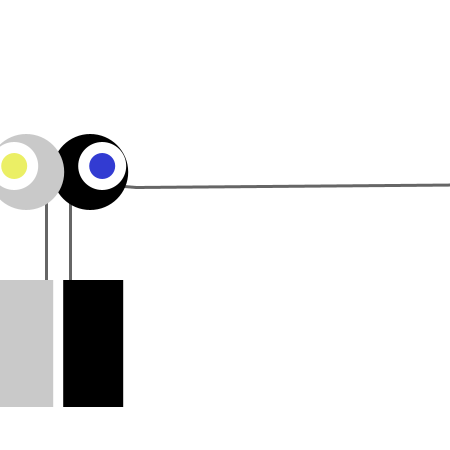
Frame 1 (no input)
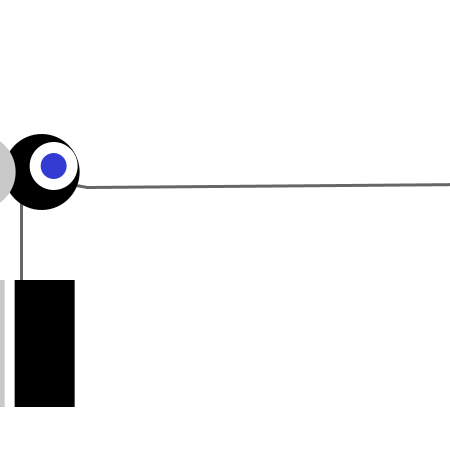
Frame 60 (the mouse pressed at the canvas centre just before this capture)
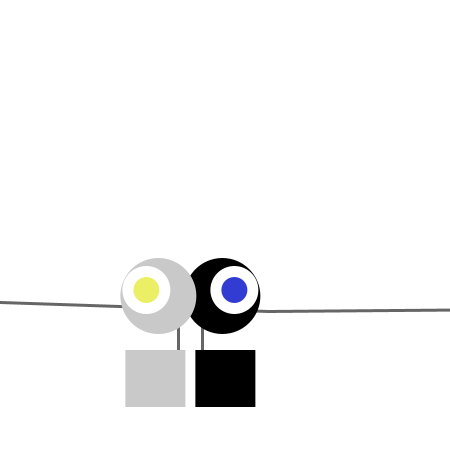
Frame 120 (the mouse held since frame 60 and released just before this capture)

The Processing sketch that drew these frames (run headless with seeded random() and noise(); from frame 60 on, the mouse is pressed at the canvas centre):

// Processing sketch: processing_13129
// ── processing_13129.pde

//THE TWINS

float x = 60; 
float y = 440; 
int radius = 38; 
int bodyHeight = 150; 
int neckHeight = 80; 
float easing = 0.03;
void setup() {
size(450, 450);
smooth();
strokeWeight(3);
ellipseMode(RADIUS);


}
void draw() {
int targetX = mouseX;
x += (targetX - x) * easing;
if (mousePressed) {
neckHeight = 16;
bodyHeight = 90;
} else {
neckHeight = 70;
bodyHeight = 160;
}
float ny = y - bodyHeight - neckHeight - radius;
background(255);


// cuellos
stroke(102);
fill(193, 0, 0);
line(x+12, y-bodyHeight, x+12, ny);
fill(255, 0, 0);
line(x-12, y-bodyHeight, x-12, ny);


// brazos
fill(193, 193, 193);
line(x+1999, ny, x+78, ny+15);
fill(255, 0, 0);
line(-x+12, ny, x+78, ny+15);


// cuerpos
noStroke();
fill(201, 201, 201);
rect(x-65, y-bodyHeight, 60, bodyHeight-33);
fill(0);
rect(x+5, y-bodyHeight, 60, bodyHeight-33);


// cabezas
fill(0);
ellipse(x+32, ny, radius, radius);
fill(255);
ellipse(x+44, ny-6, 24, 24);
fill(50, 59, 210);
ellipse(x+44, ny-6, 13, 13);

fill(201, 201, 201);
ellipse(x-32, ny, radius, radius);
fill(255);
ellipse(x-44, ny-6, 24, 24);
fill(235, 239, 101);
ellipse(x-44, ny-6, 13, 13);
}
